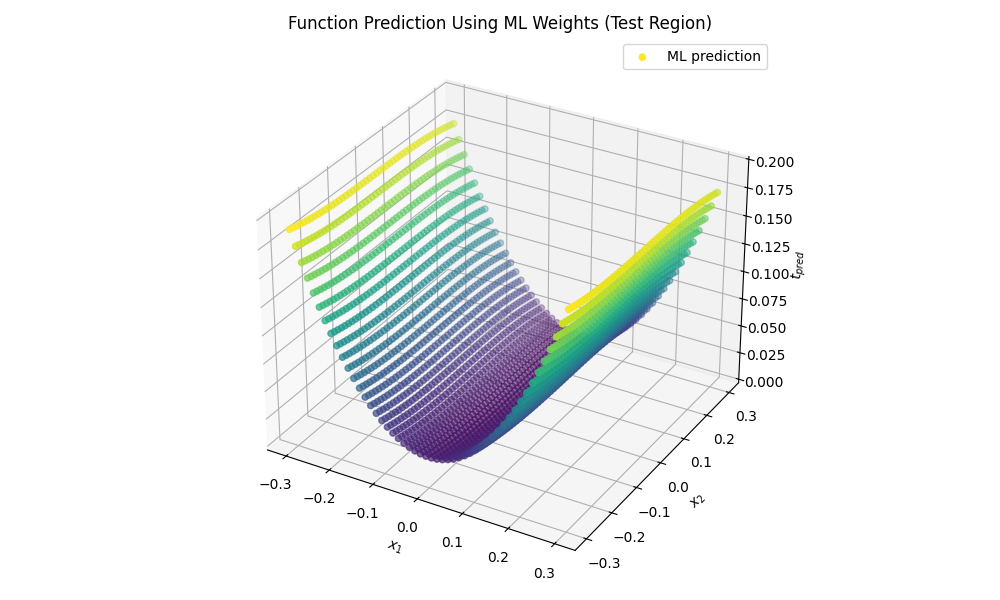

Here is the Python script that generated this plot:
import numpy as np
import matplotlib.pyplot as plt
from mpl_toolkits.mplot3d import Axes3D

# === Parameters ===
alpha = 2.0
beta = 25.0
mean_prior = np.array([0.0, 0.0])
cov_prior = (1 / alpha) * np.eye(2)
true_w = np.array([0.0, 2.5, -0.5])  # w0, w1, w2

# === Test Domain (excluding center region) ===
x1_parts_test = [np.linspace(-1, -0.3, 50), np.linspace(0.3, 1, 50)]
x2_parts_test = [np.linspace(-1, -0.3, 50), np.linspace(0.3, 1, 50)]

x1_parts_train = np.linspace(-0.3, 0.3,50)
x2_parts_train = np.linspace(-0.3, 0.3,50)
x_1_all_train, x_2_all_train = np.meshgrid(x1_parts_train, x2_parts_train)
x_1_all_train = x_1_all_train.flatten()
x_2_all_train = x_2_all_train.flatten()

x1_full_test = np.concatenate(x1_parts_test)
x2_full_test = np.concatenate(x2_parts_test)

x_1_all_test, x_2_all_test = np.meshgrid(x1_full_test, x2_full_test)
x_1_all_test = x_1_all_test.flatten()
x_2_all_test = x_2_all_test.flatten()

sigma = 0.8

# === Design matrix: φ(x) = [1, x1^2, x2^3] ===
X_all_test = np.vstack((np.ones_like(x_1_all_test), x_1_all_test**2, x_2_all_test**3))  # Shape: (3, N)
t_all_test = true_w.T @ X_all_test + np.random.normal(0, sigma, size=x_1_all_test.shape)


# === Design matrix: φ(x) = [1, x1^2, x2^3] ===
X_all_train = np.vstack((np.ones_like(x_1_all_train), x_1_all_train**2, x_2_all_train**3))  # Shape: (3, N)
t_all_train = true_w.T @ X_all_train + np.random.normal(0, sigma, size=x_1_all_train.shape)
'''
# === Plot the noisy test data ===
fig = plt.figure(figsize=(8, 6))
ax = fig.add_subplot(111, projection='3d')
ax.scatter(x_1_all_test, x_2_all_test, t_all_test, c=t_all_test, cmap='viridis')
ax.set_title(f"Generated Test Data (σ = {sigma})")
ax.set_xlabel('$x_1$')
ax.set_ylabel('$x_2$')
ax.set_zlabel('$y$')
plt.tight_layout()
plt.savefig('task_2_test.png')  # Save BEFORE show
plt.show()
'''

print(X_all_train)
# Ml skattning av w0, w1
# w_ml = (np.linalg.inv(X_all_train.T @ X_all_train))@ (X_all_train.T @ t_all_train)
w_ml = np.linalg.inv(X_all_train @ X_all_train.T) @ (X_all_train @ t_all_train)
summa = sum((t_all_train - (X_all_train.T @ w_ml))**2)

# summa = [(t_all_train[i]-w_ml.T*X_all_train[i])**2 for i in range(0,len(t_all_train))]

beta = 1/(summa / len(x1_parts_train))
print("Your little beta is here: " + str(beta))




# Predict using ML weights on the test set
# t_pred_test = w_ml @ X_all_test.T  # (3,) @ (3, N) → (N,)
t_pred_train = X_all_train.T  @ w_ml

mean_square_error = sum((t_pred_train - t_all_train)**2) / len(t_pred_train)
print("you mse is " + str(mean_square_error))
# Plot predicted surface over test points
fig = plt.figure(figsize=(10, 6))
ax = fig.add_subplot(111, projection='3d')
ax.scatter(x_1_all_train, x_2_all_train, t_pred_train, c=t_pred_train, cmap='viridis', label="ML prediction")

ax.set_title("Function Prediction Using ML Weights (Test Region)")
ax.set_xlabel("$x_1$")
ax.set_ylabel("$x_2$")
ax.set_zlabel("$t_{pred}$")
plt.legend()
plt.tight_layout()
plt.savefig('task_2_3.png')
plt.show()

